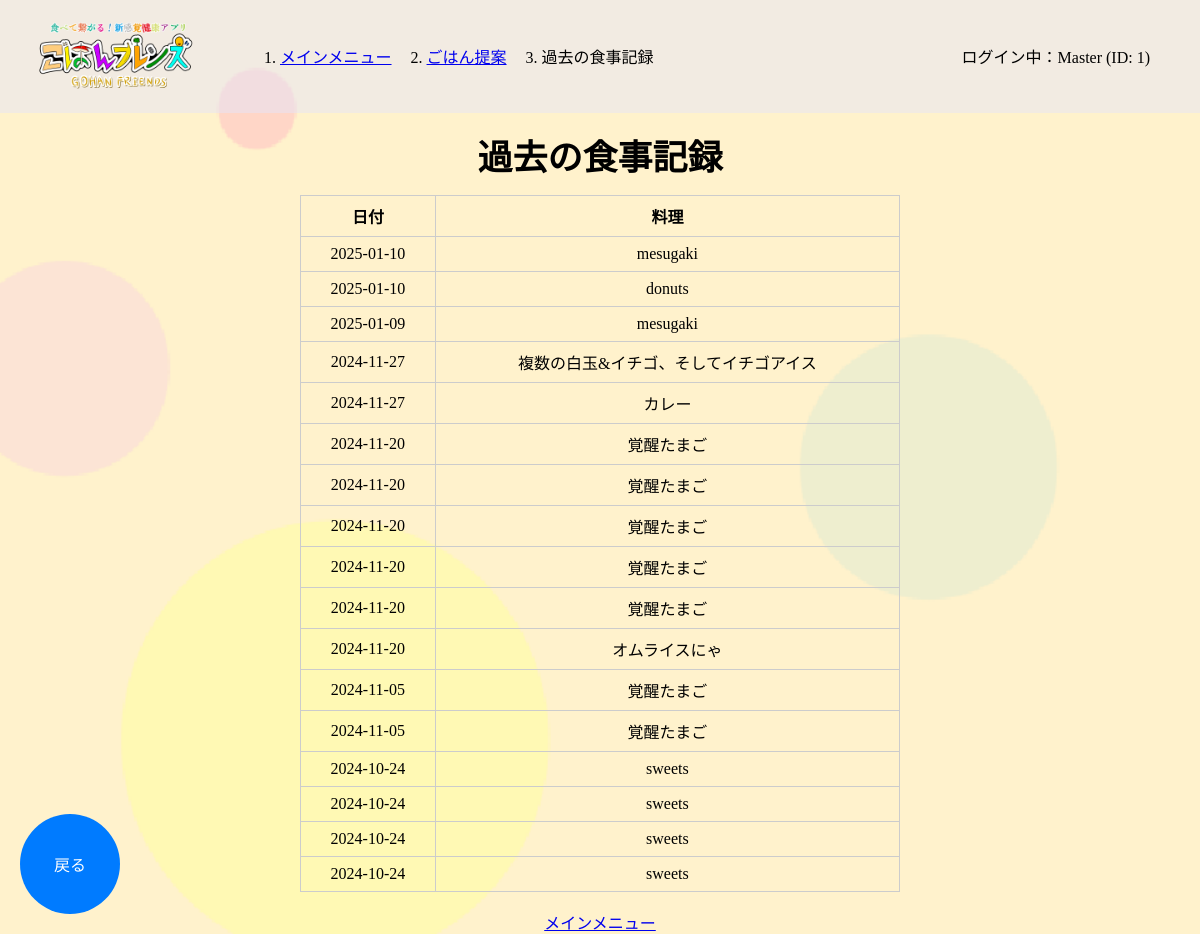
The page /sugg/eat_hist (signed in) on the database its author committed.
### tables this page shows
CREATE TABLE FOOD_DATA ( FOOD_ID INTEGER PRIMARY KEY, ACCOUNT_ID INTEGER NOT NULL, EAT_DATE DATE, CUISINE TEXT );

### app.py (the view)
@app.route('/sugg/eat_hist')
def eat_hist():
    account_id = session.get('account_id')  # セッションからログイン中のアカウントIDを取得
    if not account_id:
        return redirect(url_for('home'))  # アカウントIDがない場合はホームにリダイレクト
    conn = get_db()  # データベース接続
    cursor = conn.cursor()
    cursor.execute("""
    SELECT EAT_DATE, CUISINE
    FROM FOOD_DATA
    WHERE ACCOUNT_ID = ?
    ORDER BY EAT_DATE DESC
    """, (account_id,))
    food_data_list = cursor.fetchall()  # 結果を取得
    conn.close()  # データベース接続を閉じる
    breadcrumbs = [
        {"name": "メインメニュー", "url": "/mainmenu/mainmenu"},
        {"name": "ごはん提案", "url":"/sugg/sugg_menu"},
        {"name": "過去の食事記録", "url":"/sugg/eat?hist"}
    ]
    return render_template('sugg/eat_hist.html', food_data_list=food_data_list, account_id=account_id, breadcrumbs=breadcrumbs)

### app.py (called while the page is built)
def get_db():
    conn = sqlite3.connect(DATABASE)
    return conn

@app.context_processor
def inject_account_info():
    return {
        'account_name': session.get('account_name'),
        'account_id': session.get('account_id')
    }

### templates/sugg/eat_hist.html (shortened to what this page needs)
{% extends 'base.html' %}
{% block content %}
<div class="main-contents">
    <p class="main-text">過去の食事記録</h2>
        <div class="ate-container">
            {% if food_data_list %}
                <table class="eat-hist-table">
                    <thead>
                        <tr>
                            <th>日付</th>
                            <th>料理</th>
                        </tr>
                    </thead>
                    <tbody>
                        {% for eat_date, cuisine in food_data_list %}
                            <tr>
                                <td>{{ eat_date }}</td>
                                <td>{{ cuisine }}</td>
                            </tr>
                        {% endfor %}
                    </tbody>
                </table>
            {% else %}
                <p class="txt-center">食事記録はありません。</p>
            {% endif %}
        </div>
    <div class="back-button-container">
        <button onclick="location.href='{{ url_for('sugg_menu') }}';" class="back-button">戻る</button>
    </div>
</div>
<br>
<div class="txt-center">
    <a href="{{ url_for('mainmenu') }}">メインメニュー</a>
</div>
{% endblock %}

### static/css/style.css (style rules this page uses)
html, body { margin: 0; padding: 0; box-sizing: border-box; height: 100%; }
.kabegami { background-size: cover; }
.back-button-container { position: fixed; bottom: 20px; left: 20px; }
.back-button-container button { width: 100px; height: 100px; border-radius: 50%; border: none; background-color: #007BFF; color: white; font-size: 16px; display: flex; justify-content: center; align-items: center; cursor: pointer; transition: background-color 0.3s; }
.main-contents { padding-top: 70px; }
.main-text { text-align: center; margin-top: -25px; margin-bottom: 15px; font-size: 35px; font-weight: bold; }
table { border-collapse: collapse; width: 80%; }
th, td { border: 1px solid #ccc; padding: 8px; text-align: center; }
.txt-center { text-align: center; }
.eat-hist-table { width: 50%; margin: 0 auto; border-collapse: collapse; }

### rows shown on the page
FOOD_DATA: EAT_DATE "2025-01-10", CUISINE "mesugaki"
FOOD_DATA: EAT_DATE "2025-01-10", CUISINE "donuts"
FOOD_DATA: EAT_DATE "2025-01-09", CUISINE "mesugaki"
FOOD_DATA: EAT_DATE "2024-11-27", CUISINE "複数の白玉&イチゴ、そしてイチゴアイス"
FOOD_DATA: EAT_DATE "2024-11-27", CUISINE "カレー"
FOOD_DATA: EAT_DATE "2024-11-20", CUISINE "覚醒たまご"
FOOD_DATA: EAT_DATE "2024-11-20", CUISINE "覚醒たまご"
FOOD_DATA: EAT_DATE "2024-11-20", CUISINE "覚醒たまご"
FOOD_DATA: EAT_DATE "2024-11-20", CUISINE "覚醒たまご"
FOOD_DATA: EAT_DATE "2024-11-20", CUISINE "覚醒たまご"
FOOD_DATA: EAT_DATE "2024-11-20", CUISINE "オムライスにゃ"
FOOD_DATA: EAT_DATE "2024-11-05", CUISINE "覚醒たまご"
FOOD_DATA: EAT_DATE "2024-11-05", CUISINE "覚醒たまご"
FOOD_DATA: EAT_DATE "2024-10-24", CUISINE "sweets"
FOOD_DATA: EAT_DATE "2024-10-24", CUISINE "sweets"
FOOD_DATA: EAT_DATE "2024-10-24", CUISINE "sweets"
FOOD_DATA: EAT_DATE "2024-10-24", CUISINE "sweets"

### other values the page prints
{{ breadcrumb.name }} "メインメニュー" "ごはん提案"
{{ breadcrumb.name }} "過去の食事記録"
{{ account_name }} "Master"
{{ account_id }} "1"
